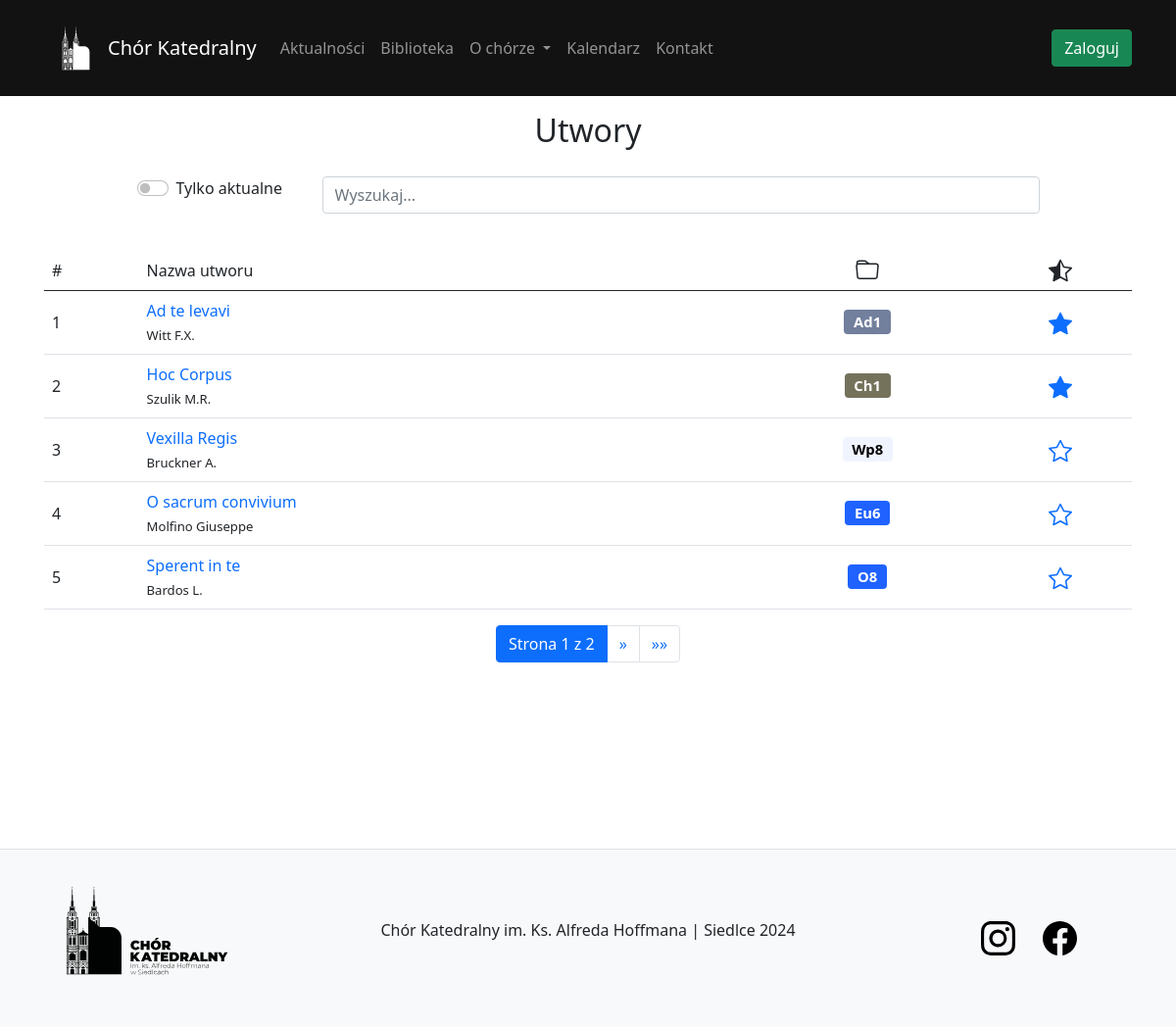
The page /composition/list on the database its author committed.
### composition/models.py (models this page shows, shortened)
class Composition(models.Model):
    name = models.CharField('Name', max_length=45)
    author = models.CharField('Author', max_length=35)
    number = models.PositiveIntegerField(unique=True)
    folder = models.ForeignKey(Folder, related_name='compositions', on_delete=models.SET_NULL, null=True, blank=True)
    isActual = models.BooleanField('Is Actual', default=False)
    note = models.CharField('Note', max_length=250, null=True, blank=True)  # Может быть нулём + можно ничего не вписывать в форме
    date_joined = models.DateTimeField(default=timezone.now)
    class Meta:
        verbose_name = 'Composition'
        verbose_name_plural = 'Compositions'

### folder/models.py (models this page shows)
class Folder(models.Model):
    name = models.CharField('name', max_length=45, unique=True)
    note = models.CharField('note', max_length=250, null=True, blank=True) # Может быть нулём + можно ничего не вписывать в форме
    colour = models.CharField('colour', max_length=25, null=True, blank=True)
    date_joined = models.DateTimeField(default=timezone.now)
    def __str__(self):
        return self.name
    class Meta:
        verbose_name = 'Folder'
        verbose_name_plural = 'Folders'

### composition/views.py (the view)
# urls.py: path('list', views.listComposition, name='listComposition'),
def listComposition(request):
    query = request.GET.get('q')
    compositions = Composition.objects.all()
    if query:
        compositions = compositions.filter(
            Q(name__icontains=query) | Q(author__icontains=query)
        )
    paginator = Paginator(compositions, 5)  # Показывать 5 произведений на странице
    page_number = request.GET.get('page')
    page_obj = paginator.get_page(page_number)
    return render(request, 'composition/list.html', {'page_obj': page_obj, 'compositions': page_obj.object_list, })

### library/context_processors.py (called while the page is built)
def current_time(request):
    now = timezone.now()
    return {
        'current_year': now.year,
        'current_month': now.month,
    }

### composition/templates/composition/list.html (shortened to what this page needs)
{% extends 'content/template.html' %}
{% load static %}
{% block body %}
<div class="row justify-content-center">
    <div class="container-fluid">
        <h2 class="text-center mt-3 mb-4">Utwory</h2>
        <form method="GET" action="{% url 'listComposition' %}">
            <div class="row justify-content-center mb-3">
                <div class="col-6 col-md-2 mt-1 mb-1">
                    <div class="form-check form-switch">
                        <label class="form-check-label" for="isActual">Tylko aktualne</label>
                        <input class="form-check-input" type="checkbox" id="isActualCheckbox" name="isActual">
                    </div>
                </div>
                <div class="col-12 col-md-8 mt-1 mb-1">
                    <div class="input-group mb-3">
                        <input type="text" class="form-control" name="query" id="searchInput" value="{{ query|default:'' }}" placeholder="Wyszukaj...">
                    </div>
                </div>
            </div>
        </form>
    </div>
    <div class="container-fluid w-100">
        <table class="table table-hover">
            <thead>
                <tr>
                    <td data-bs-toggle="tooltip" data-bs-placement="top" data-bs-custom-class="custom-tooltip" data-bs-title="Numer teczki">
                    #
                    </td>
                    <td data-bs-toggle="tooltip" data-bs-placement="top" data-bs-custom-class="custom-tooltip" data-bs-title="Numer teczki">
                        Nazwa utworu
                    </td>
                    <td class="text-center">
                    </td>
                    <td class="text-center">
                    </td>
                </tr>
            </thead>
            <tbody id="compositionsTableBody">
                {% include 'composition/table.html' %}
            </tbody>
        </table>    <nav>
            <ul class="pagination justify-content-center" id="paginationContainer">
                {% include 'composition/_pagination.html' %}
            </ul>
        </nav>
    </div>
</div>
{% endblock %}

### composition/templates/composition/table.html (shortened to what this page needs)
{% for composition in compositions %}
    <tr>
        <td class="centered">{{ composition.number }}</td>
        <td class="centered">
            <a href="{% url 'detailsComposition' id=composition.id %}">{{ composition.name }}</a><br>
            <small style="font-size: 82%;">{{ composition.author }}</small>
        </td>
        <td class="centered text-center">
            <span class="badge span-top" style="background-color: {{ composition.folder.colour }}; font-size: 0.925rem;">{{ composition.folder|default_if_none:"Bez teczki" }}</span>
        </td>
        <td class="centered text-center">
            <a href="#">
            </a>
        </td>
    </tr>
{% endfor %}

### content/static/content/css/main.css (style rules this page uses)
a { text-decoration: none; }

### composition/templates/composition/table.html (style rules this page uses)
.centered { vertical-align: middle; }

### rows shown on the page
Composition: number "1", name "Ad te levavi", author "Witt F.X.", folder "Ad1", isActual True (drawn)
Composition: number "2", name "Hoc Corpus", author "Szulik M.R.", folder "Ch1", isActual True (drawn)
Composition: number "3", name "Vexilla Regis", author "Bruckner A.", folder "Wp8", isActual False (drawn)
Composition: number "4", name "O sacrum convivium", author "Molfino Giuseppe", folder "Eu6", isActual False (drawn)
Composition: number "5", name "Sperent in te", author "Bardos L.", folder "O8", isActual False (drawn)

### other values the page prints
{{ page_obj.number }} "1"
{{ page_obj.paginator.num_pages }} "2"
